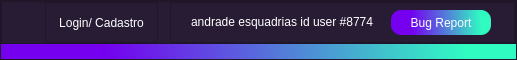
    <widget class="QFrame" name="frame_3">
     <property name="minimumSize">
      <size>
       <width>0</width>
       <height>0</height>
      </size>
     </property>
     <property name="maximumSize">
      <size>
       <width>16777215</width>
       <height>60</height>
      </size>
     </property>
     <property name="styleSheet">
      <string notr="true">background-color: #281c35;
color:#fff;</string>
     </property>
     <property name="frameShape">
      <enum>QFrame::StyledPanel</enum>
     </property>
     <property name="frameShadow">
      <enum>QFrame::Raised</enum>
     </property>
     <layout class="QVBoxLayout" name="verticalLayout_3">
      <property name="spacing">
       <number>0</number>
      </property>
      <property name="leftMargin">
       <number>0</number>
      </property>
      <property name="topMargin">
       <number>0</number>
      </property>
      <property name="rightMargin">
       <number>0</number>
      </property>
      <property name="bottomMargin">
       <number>0</number>
      </property>
      <item>
       <widget class="QFrame" name="frame_8">
        <property name="frameShape">
         <enum>QFrame::StyledPanel</enum>
        </property>
        <property name="frameShadow">
         <enum>QFrame::Raised</enum>
        </property>
        <layout class="QHBoxLayout" name="horizontalLayout_3">
         <property name="leftMargin">
          <number>6</number>
         </property>
         <property name="topMargin">
          <number>0</number>
         </property>
         <property name="rightMargin">
          <number>0</number>
         </property>
         <property name="bottomMargin">
          <number>0</number>
         </property>
         <item>
          <widget class="QFrame" name="frame_2">
           <property name="minimumSize">
            <size>
             <width>31</width>
             <height>30</height>
            </size>
           </property>
           <property name="maximumSize">
            <size>
             <width>31</width>
             <height>30</height>
            </size>
           </property>
           <property name="styleSheet">
            <string notr="true">border-image: url(:/iconteste/icons/ba812f4a-b112-4fa5-96d0-dccd574e3a86.jpg);
border-radius:15px;</string>
           </property>
           <property name="frameShape">
            <enum>QFrame::StyledPanel</enum>
           </property>
           <property name="frameShadow">
            <enum>QFrame::Raised</enum>
           </property>
           <layout class="QGridLayout" name="gridLayout_3">
            <property name="leftMargin">
             <number>0</number>
            </property>
            <property name="topMargin">
             <number>0</number>
            </property>
            <property name="rightMargin">
             <number>0</number>
            </property>
            <property name="bottomMargin">
             <number>0</number>
            </property>
            <property name="spacing">
             <number>0</number>
            </property>
           </layout>
          </widget>
         </item>
         <item>
          <widget class="QFrame" name="frame_4">
           <property name="frameShape">
            <enum>QFrame::StyledPanel</enum>
           </property>
           <property name="frameShadow">
            <enum>QFrame::Raised</enum>
           </property>
           <layout class="QVBoxLayout" name="verticalLayout">
            <property name="spacing">
             <number>0</number>
            </property>
            <property name="leftMargin">
             <number>0</number>
            </property>
            <property name="topMargin">
             <number>0</number>
            </property>
            <property name="rightMargin">
             <number>0</number>
            </property>
            <property name="bottomMargin">
             <number>0</number>
            </property>
            <item>
             <widget class="QPushButton" name="Logincadastro">
              <property name="minimumSize">
               <size>
                <width>111</width>
                <height>25</height>
               </size>
              </property>
              <property name="maximumSize">
               <size>
                <width>110</width>
                <height>16777215</height>
               </size>
              </property>
              <property name="styleSheet">
               <string notr="true">QPushButton{
border:0px;
border-radius:12px;
}
QPushButton::hover
{

background-color:#403749

}
QPushButton::pressed
{
border-style: outset;
border-width: 3px;
border-color: #30fcc2;
background-color:625f66
}
</string>
              </property>
              <property name="text">
               <string>Login/ Cadastro</string>
              </property>
              <property name="icon">
               <iconset resource="source.qrc">
                <normaloff>:/iconteste/icons/user.png</normaloff>:/iconteste/icons/user.png</iconset>
              </property>
             </widget>
            </item>
           </layout>
          </widget>
         </item>
         <item>
          <widget class="QFrame" name="frame_5">
           <property name="frameShape">
            <enum>QFrame::StyledPanel</enum>
           </property>
           <property name="frameShadow">
            <enum>QFrame::Raised</enum>
           </property>
          </widget>
         </item>
         <item alignment="Qt::AlignRight">
          <widget class="QFrame" name="frame_10">
           <property name="frameShape">
            <enum>QFrame::StyledPanel</enum>
           </property>
           <property name="frameShadow">
            <enum>QFrame::Raised</enum>
           </property>
           <layout class="QHBoxLayout" name="horizontalLayout">
            <property name="spacing">
             <number>0</number>
            </property>
            <property name="leftMargin">
             <number>20</number>
            </property>
            <property name="topMargin">
             <number>0</number>
            </property>
            <property name="rightMargin">
             <number>23</number>
            </property>
            <property name="bottomMargin">
             <number>0</number>
            </property>
            <item>
             <widget class="QLabel" name="label_2">
              <property name="minimumSize">
               <size>
                <width>200</width>
                <height>0</height>
               </size>
              </property>
              <property name="maximumSize">
               <size>
                <width>200</width>
                <height>30</height>
               </size>
              </property>
              <property name="text">
               <string>andrade esquadrias id user #8774</string>
              </property>
             </widget>
            </item>
            <item>
             <widget class="QPushButton" name="bugreport">
              <property name="minimumSize">
               <size>
                <width>100</width>
                <height>0</height>
               </size>
              </property>
              <property name="maximumSize">
               <size>
                <width>96</width>
                <height>25</height>
               </size>
              </property>
              <property name="styleSheet">
               <string notr="true">


QPushButton{
border:1px;
background-color: qlineargradient(spread:pad, x1:0.0227727, y1:0.557, x2:1, y2:0.551, stop:0.181818 rgba(116, 0, 239, 255), stop:0.903409 rgba(48, 252, 194, 255));
border-radius:10px;
}
QPushButton::hover
{


border-width: 2px;

border-color: black;

}
QPushButton::pressed
{
border-style: outset;
border-width: 3px;
border-color: #30fcc2;
}
</string>
              </property>
              <property name="text">
               <string>Bug Report</string>
              </property>
             </widget>
            </item>
           </layout>
          </widget>
         </item>
        </layout>
       </widget>
      </item>
      <item>
       <widget class="QLabel" name="label_24">
        <property name="minimumSize">
         <size>
          <width>0</width>
          <height>15</height>
         </size>
        </property>
        <property name="maximumSize">
         <size>
          <width>16777215</width>
          <height>15</height>
         </size>
        </property>
        <property name="styleSheet">
         <string notr="true">background-color: qlineargradient(spread:pad, x1:0.0227727, y1:0.557, x2:1, y2:0.551, stop:0.181818 rgba(116, 0, 239, 255), stop:0.903409 rgba(48, 252, 194, 255));</string>
        </property>
        <property name="text">
         <string/>
        </property>
       </widget>
      </item>
     </layout>
    </widget>
